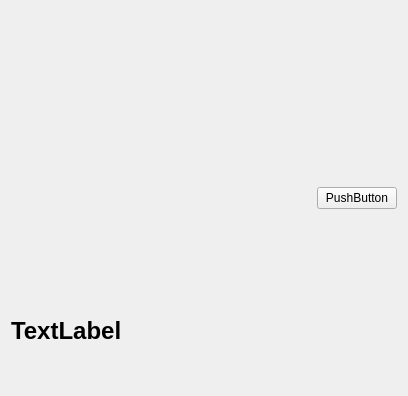
                  <widget class="QWidget" name="page_myaccount">
                   <layout class="QHBoxLayout" name="horizontalLayout_25">
                    <item>
                     <layout class="QVBoxLayout" name="verticalLayout_25">
                      <item>
                       <widget class="QLabel" name="imageAvatar">
                        <property name="sizePolicy">
                         <sizepolicy hsizetype="Maximum" vsizetype="Maximum">
                          <horstretch>0</horstretch>
                          <verstretch>0</verstretch>
                         </sizepolicy>
                        </property>
                        <property name="minimumSize">
                         <size>
                          <width>300</width>
                          <height>300</height>
                         </size>
                        </property>
                        <property name="maximumSize">
                         <size>
                          <width>300</width>
                          <height>300</height>
                         </size>
                        </property>
                        <property name="text">
                         <string/>
                        </property>
                       </widget>
                      </item>
                      <item>
                       <widget class="QLabel" name="accountName">
                        <property name="font">
                         <font>
                          <pointsize>18</pointsize>
                          <bold>true</bold>
                         </font>
                        </property>
                        <property name="text">
                         <string>TextLabel</string>
                        </property>
                       </widget>
                      </item>
                      <item>
                       <spacer name="verticalSpacer_11">
                        <property name="orientation">
                         <enum>Qt::Orientation::Vertical</enum>
                        </property>
                        <property name="sizeHint" stdset="0">
                         <size>
                          <width>20</width>
                          <height>40</height>
                         </size>
                        </property>
                       </spacer>
                      </item>
                     </layout>
                    </item>
                    <item>
                     <widget class="QPushButton" name="acoounttestBut">
                      <property name="text">
                       <string>PushButton</string>
                      </property>
                     </widget>
                    </item>
                   </layout>
                  </widget>
